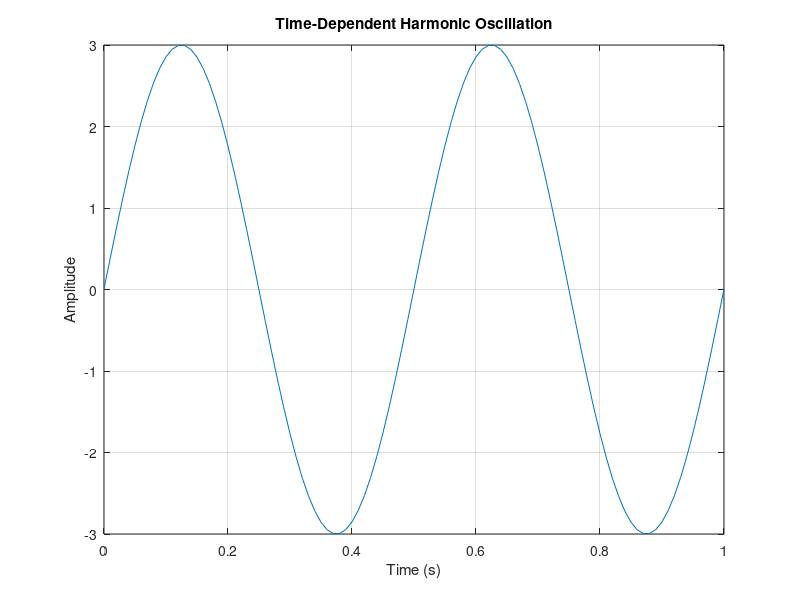

Write MATLAB code to recreate this figure.
%S9_Exercise4
%Generate Time-Dependent Harmonic Oscillations
clear
clc
close all

%% Set the parameters d, dt, f, A, and phi.

A = 3;      % Amplitude of the oscillation
f = 2;      % Frequency of the oscillation = 1/t
d = 1; % Duration of the oscillation in seconds
dt = 0.01; % Temporal spacing between samples in seconds

T = 1 / f;
num_samples_per_cycle = T / dt;  %Number of samples per cycle
phase_shift = 2 * pi / num_samples_per_cycle;  %Phase shift in radians
phase_shift_rad = deg2rad(phase_shift);

%% Generate a time vector t and calculate the time-dependent harmonic oscillation.

% Generate time vector
t = 0:dt:1;

% Calculate oscillation
oscillation = A * sin(2 * pi * f * t + phase_shift_rad);

% Plot the oscillation
plot(t, oscillation)
xlabel('Time (s)')
ylabel('Amplitude')
title('Time-Dependent Harmonic Oscillation')
grid on